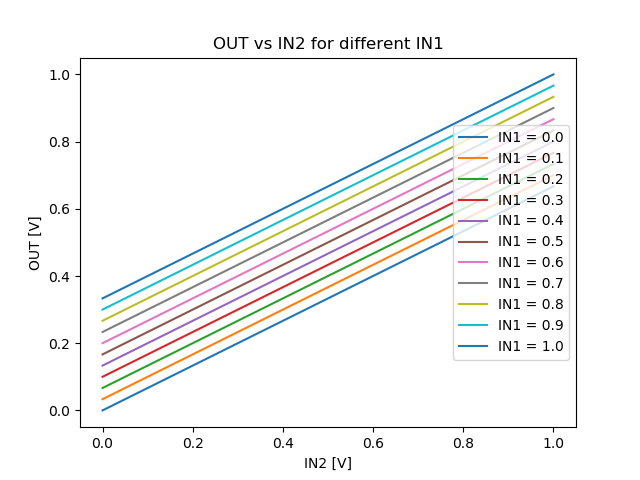

Here is the Python script that generated this plot:
"""
DC sweep test.
Netlist generated with xschem. Does not include any ngspice command
"""

import ngspyce
import numpy as np
from matplotlib import pyplot as plt

# Load netlist
ngspyce.source('test_sch2.spice')
# Simulate 10 ms
ngspyce.cmd('dc V1 0 1 0.1 V2 0 1 0.2'.lower()) # note the lowercase

# Load simulation results into numpy arrays
IN1, IN2, OUT = map(ngspyce.vector, ['IN1', 'IN2', 'OUT'])

plt.figure()
# Plot one line per IN1 voltage
series = np.unique(IN1)
for _in1 in series:
    plt.plot(IN2[IN1 == _in1], OUT[IN1 == _in1], '-',
             label='IN1 = {:.1f}'.format(_in1))

plt.legend(loc='center right')
plt.title('OUT vs IN2 for different IN1')
plt.xlabel('IN2 [V]')
plt.ylabel('OUT [V]')
plt.savefig('test_sch2.png')
plt.show()
